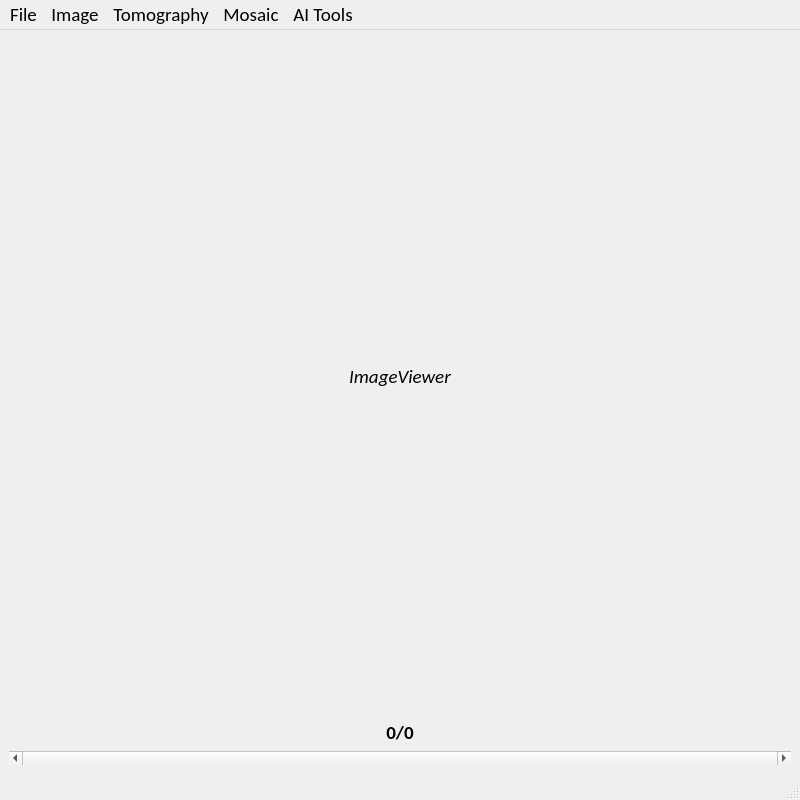
<?xml version="1.0" encoding="UTF-8"?>
<ui version="4.0">
 <class>TXM_ToolBox</class>
 <widget class="QMainWindow" name="TXM_ToolBox">
  <property name="geometry">
   <rect>
    <x>0</x>
    <y>0</y>
    <width>800</width>
    <height>800</height>
   </rect>
  </property>
  <property name="font">
   <font>
    <family>Calibri</family>
    <pointsize>12</pointsize>
    <weight>75</weight>
    <bold>true</bold>
   </font>
  </property>
  <property name="windowTitle">
   <string>TXM ToolBox</string>
  </property>
  <widget class="QWidget" name="centralwidget">
   <layout class="QVBoxLayout" name="verticalLayout">
    <item>
     <layout class="QVBoxLayout" name="imageDisplayWidget">
      <property name="sizeConstraint">
       <enum>QLayout::SetDefaultConstraint</enum>
      </property>
      <property name="leftMargin">
       <number>0</number>
      </property>
      <item>
       <widget class="QLabel" name="imageLabel">
        <property name="sizePolicy">
         <sizepolicy hsizetype="Preferred" vsizetype="Preferred">
          <horstretch>0</horstretch>
          <verstretch>10</verstretch>
         </sizepolicy>
        </property>
        <property name="maximumSize">
         <size>
          <width>4096</width>
          <height>4096</height>
         </size>
        </property>
        <property name="font">
         <font>
          <pointsize>14</pointsize>
          <weight>50</weight>
          <italic>true</italic>
          <bold>false</bold>
         </font>
        </property>
        <property name="layoutDirection">
         <enum>Qt::LeftToRight</enum>
        </property>
        <property name="autoFillBackground">
         <bool>true</bool>
        </property>
        <property name="text">
         <string>ImageViewer</string>
        </property>
        <property name="textFormat">
         <enum>Qt::PlainText</enum>
        </property>
        <property name="scaledContents">
         <bool>false</bool>
        </property>
        <property name="alignment">
         <set>Qt::AlignCenter</set>
        </property>
       </widget>
      </item>
      <item alignment="Qt::AlignBottom">
       <widget class="QLabel" name="imageIndexLabel">
        <property name="font">
         <font>
          <pointsize>14</pointsize>
         </font>
        </property>
        <property name="text">
         <string>0/0</string>
        </property>
        <property name="alignment">
         <set>Qt::AlignCenter</set>
        </property>
       </widget>
      </item>
      <item>
       <widget class="QScrollBar" name="imageSlider">
        <property name="maximum">
         <number>0</number>
        </property>
        <property name="orientation">
         <enum>Qt::Horizontal</enum>
        </property>
       </widget>
      </item>
     </layout>
    </item>
   </layout>
  </widget>
  <widget class="QStatusBar" name="statusBar"/>
  <widget class="QMenuBar" name="menuBar">
   <property name="geometry">
    <rect>
     <x>0</x>
     <y>0</y>
     <width>800</width>
     <height>29</height>
    </rect>
   </property>
   <property name="font">
    <font>
     <family>Calibri</family>
     <pointsize>14</pointsize>
     <weight>50</weight>
     <italic>false</italic>
     <bold>false</bold>
    </font>
   </property>
   <widget class="QMenu" name="menuFile">
    <property name="font">
     <font>
      <family>Calibri</family>
      <pointsize>14</pointsize>
     </font>
    </property>
    <property name="title">
     <string>File</string>
    </property>
    <widget class="QMenu" name="menuLoad_Tomo">
     <property name="font">
      <font>
       <family>Calibri</family>
       <pointsize>14</pointsize>
      </font>
     </property>
     <property name="title">
      <string>Load tomo</string>
     </property>
     <addaction name="action_tomo_txrm"/>
     <addaction name="action_multi_txrm"/>
     <addaction name="action_tomo_tifs"/>
    </widget>
    <widget class="QMenu" name="menuLoad_mosaic">
     <property name="font">
      <font>
       <family>Calibri</family>
       <pointsize>14</pointsize>
      </font>
     </property>
     <property name="title">
      <string>Load mosaic</string>
     </property>
     <addaction name="action_mosaic_txrm"/>
     <addaction name="action_mosaic_tifs"/>
    </widget>
    <widget class="QMenu" name="menuSave">
     <property name="sizePolicy">
      <sizepolicy hsizetype="Preferred" vsizetype="Ignored">
       <horstretch>0</horstretch>
       <verstretch>0</verstretch>
      </sizepolicy>
     </property>
     <property name="font">
      <font>
       <family>Calibri</family>
       <pointsize>14</pointsize>
      </font>
     </property>
     <property name="title">
      <string>Save</string>
     </property>
     <addaction name="action_save_norm"/>
     <addaction name="action_save_raw"/>
    </widget>
    <addaction name="menuLoad_Tomo"/>
    <addaction name="menuLoad_mosaic"/>
    <addaction name="action_single_xrm"/>
    <addaction name="separator"/>
    <addaction name="menuSave"/>
   </widget>
   <widget class="QMenu" name="menuEdit">
    <property name="title">
     <string>Image</string>
    </property>
    <addaction name="action_reference"/>
    <addaction name="action_vertical_flip"/>
    <addaction name="action_y_shift"/>
    <addaction name="action_adjust_contrast"/>
   </widget>
   <widget class="QMenu" name="menuTomography">
    <property name="title">
     <string>Tomography</string>
    </property>
    <addaction name="action_alignment"/>
    <addaction name="action_reconstruction"/>
    <addaction name="action_ML_EM"/>
   </widget>
   <widget class="QMenu" name="menuMosaic">
    <property name="font">
     <font>
      <family>Calibri</family>
      <pointsize>14</pointsize>
     </font>
    </property>
    <property name="title">
     <string>Mosaic</string>
    </property>
    <addaction name="action_full_view"/>
   </widget>
   <widget class="QMenu" name="menuAI_Tools">
    <property name="title">
     <string>AI Tools</string>
    </property>
    <addaction name="actionAI_Reference"/>
    <addaction name="actionSIno_Alignment"/>
   </widget>
   <addaction name="menuFile"/>
   <addaction name="menuEdit"/>
   <addaction name="menuTomography"/>
   <addaction name="menuMosaic"/>
   <addaction name="menuAI_Tools"/>
  </widget>
  <action name="action_tomo_txrm">
   <property name="text">
    <string>txrm</string>
   </property>
  </action>
  <action name="action_reference">
   <property name="enabled">
    <bool>false</bool>
   </property>
   <property name="text">
    <string>Reference</string>
   </property>
   <property name="font">
    <font>
     <family>Calibri</family>
     <pointsize>14</pointsize>
    </font>
   </property>
   <property name="visible">
    <bool>true</bool>
   </property>
   <property name="shortcutVisibleInContextMenu">
    <bool>false</bool>
   </property>
  </action>
  <action name="action_tomo_tifs">
   <property name="text">
    <string>tif folder</string>
   </property>
  </action>
  <action name="action_alignment">
   <property name="enabled">
    <bool>false</bool>
   </property>
   <property name="text">
    <string>Alignment</string>
   </property>
   <property name="font">
    <font>
     <family>Calibri</family>
     <pointsize>14</pointsize>
    </font>
   </property>
  </action>
  <action name="action_vertical_flip">
   <property name="enabled">
    <bool>false</bool>
   </property>
   <property name="text">
    <string>Vertical flip</string>
   </property>
   <property name="font">
    <font>
     <family>Calibri</family>
     <pointsize>14</pointsize>
    </font>
   </property>
  </action>
  <action name="action_mosaic_txrm">
   <property name="text">
    <string>xrm</string>
   </property>
  </action>
  <action name="action_mosaic_tifs">
   <property name="text">
    <string>tif folder</string>
   </property>
  </action>
  <action name="action_full_view">
   <property name="enabled">
    <bool>false</bool>
   </property>
   <property name="text">
    <string>Full view</string>
   </property>
   <property name="font">
    <font>
     <family>Calibri</family>
     <pointsize>14</pointsize>
    </font>
   </property>
  </action>
  <action name="action_adjust_contrast">
   <property name="enabled">
    <bool>false</bool>
   </property>
   <property name="text">
    <string>Adjust contrast</string>
   </property>
   <property name="font">
    <font>
     <family>Calibri</family>
     <pointsize>14</pointsize>
    </font>
   </property>
  </action>
  <action name="action_multi_txrm">
   <property name="text">
    <string>multi-txrm</string>
   </property>
  </action>
  <action name="action_reconstruction">
   <property name="enabled">
    <bool>false</bool>
   </property>
   <property name="text">
    <string>Reconstruction</string>
   </property>
   <property name="font">
    <font>
     <family>Calibri</family>
     <pointsize>14</pointsize>
    </font>
   </property>
  </action>
  <action name="action_y_shift">
   <property name="enabled">
    <bool>false</bool>
   </property>
   <property name="text">
    <string>Y-axis shift</string>
   </property>
   <property name="font">
    <font>
     <family>Calibri</family>
     <pointsize>14</pointsize>
    </font>
   </property>
  </action>
  <action name="action_save_norm">
   <property name="enabled">
    <bool>false</bool>
   </property>
   <property name="text">
    <string>Normalized</string>
   </property>
  </action>
  <action name="action_save_raw">
   <property name="enabled">
    <bool>false</bool>
   </property>
   <property name="text">
    <string>Raw</string>
   </property>
  </action>
  <action name="action_single_xrm">
   <property name="text">
    <string>Load single</string>
   </property>
  </action>
  <action name="actionAI_Reference">
   <property name="enabled">
    <bool>false</bool>
   </property>
   <property name="text">
    <string>AI Reference</string>
   </property>
   <property name="font">
    <font>
     <family>Calibri</family>
     <pointsize>14</pointsize>
    </font>
   </property>
  </action>
  <action name="action_ML_EM">
   <property name="enabled">
    <bool>false</bool>
   </property>
   <property name="text">
    <string>ML-EM</string>
   </property>
   <property name="font">
    <font>
     <family>Calibri</family>
     <pointsize>14</pointsize>
    </font>
   </property>
  </action>
  <action name="actionSIno_Alignment">
   <property name="enabled">
    <bool>false</bool>
   </property>
   <property name="text">
    <string>SIno Alignment</string>
   </property>
   <property name="font">
    <font>
     <family>Calibri</family>
     <pointsize>14</pointsize>
    </font>
   </property>
  </action>
 </widget>
 <resources/>
 <connections/>
</ui>
